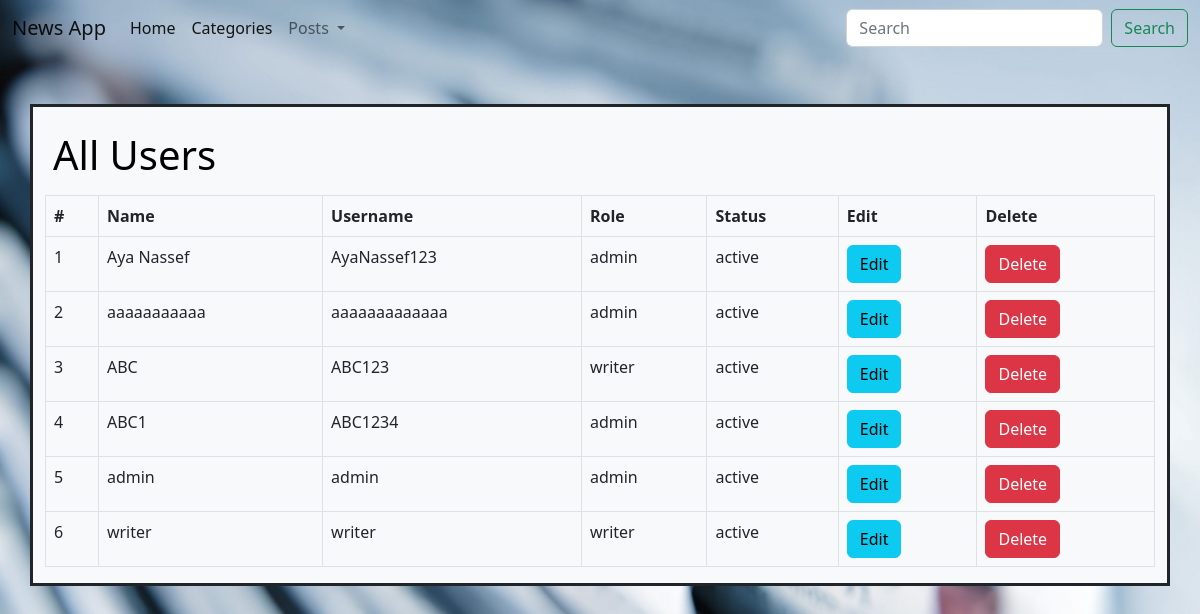
The app's page /Views/Dashboard/Users/Index.php, older data.
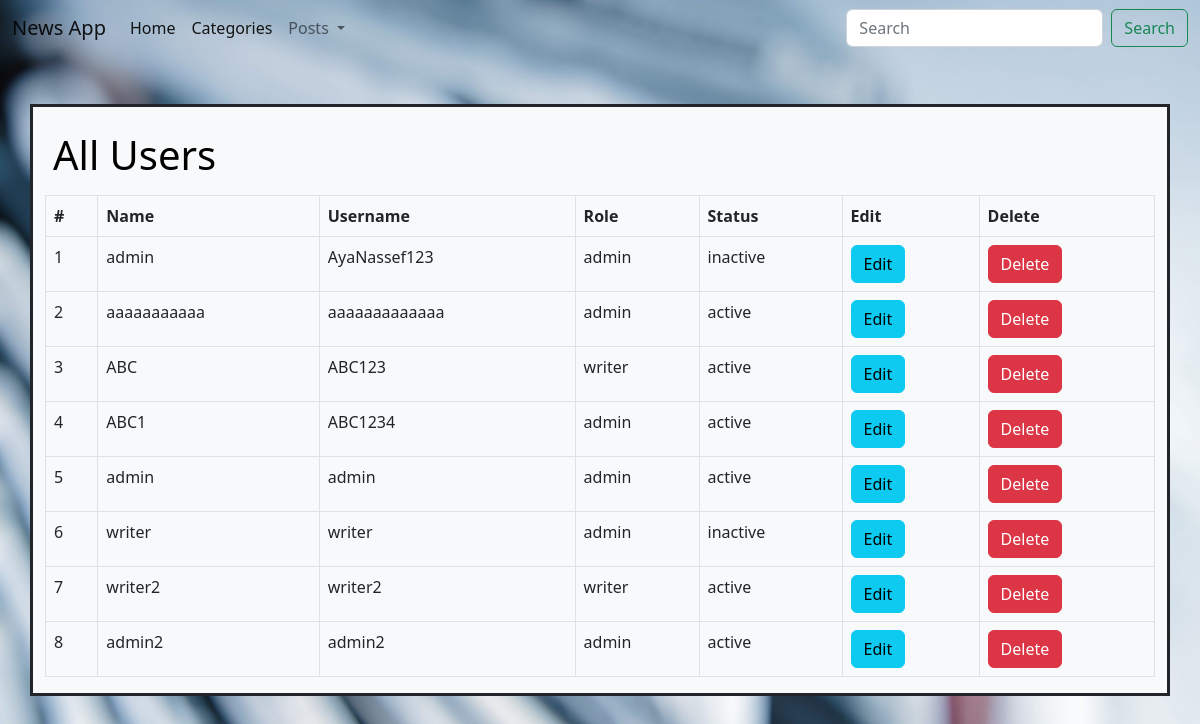
The same page, newer data.
### tables this page shows
CREATE TABLE `users` (
  `id` int(11) NOT NULL,
  `username` varchar(255) NOT NULL,
  `name` varchar(255) NOT NULL,
  `password` varchar(255) NOT NULL,
  `role` enum('admin','writer') NOT NULL DEFAULT 'writer',
  `status` enum('active','inactive') NOT NULL DEFAULT 'active'
);

### App/Sessions.php (called while the page is built, shortened)
<?php
function IsDefined($key)
{
    if (isset($_SESSION[$key])) {
        return true;
    } else {
        return false;
    }
}
?>

### App/Request.php (called while the page is built, shortened)
<?php
function getUser($key)
{
    if (IsDefined($key)) {
        $user = getSession($key);
        return $user;
    } else {
        return [];
    }
}

### App/DB.php (called while the page is built, shortened)
<?php
$servername = "localhost";
$username = "root";
$password = "";
$dpname = "news_app";
$conn = mysqli_connect($servername, $username, $password, $dpname);
function dbGet($table)
{
    global $conn;
    $sql = "SELECT * FROM `$table`";
    try {
        $result = mysqli_query($conn, $sql);
        $data = [];
        while ($row = mysqli_fetch_assoc($result)) {
            $data[] = $row;
        }
        return $data;
    } catch (mysqli_sql_exception $e) {
        die("insert error : " . $e->getMessage());
    }
}

### Views/Dashboard/Users/Index.php (the view, shortened to what this page needs)
<?php require_once MAIN_PATH . '/Views/Dashboard/Inc/Header.php';
?>
<div class="container">
    <div class="row">
        <div class="col-12 mx-auto bg-light my-5 border border-dark border-3">
            <h1 class=" p-2 mt-3"> All Users </h1>
            <div class="col-12">
                <table class="table table-bordered">
                    <thead>
                        <tr>
                            <th>#</th>
                            <th>Name</th>
                            <th>Username</th>
                            <th>Role</th>
                            <th>Status</th>
                            <th>Edit</th>
                            <th>Delete</th>
                        </tr>
                    </thead>
                    <tbody>
                        <?php $Users = dbGet('users');
                        $i = 1; ?>
                        <?php foreach ($Users as $User): ?>
                            <tr>
                                <td>
                                    <?php echo $i++; ?>
                                </td>
                                <td>
                                    <?php echo $User['name']; ?>
                                </td>
                                <td>
                                    <?php echo $User['username']; ?>
                                </td>
                                <td>
                                    <?php echo $User['role']; ?>
                                </td>
                                <td>
                                    <?php echo $User['status']; ?>
                                </td>
                                <td>
                                    <a href="<?php echo URL . "/Views/Dashboard/Users/Edit.php?id=" . $User['id']; ?>"
                                        class="btn btn-info">Edit</a>
                                </td>
                                <td>
                                    <a href="<?php echo URL . "/Controllers/Dash/User/Delete.php?id=" . $User['id']; ?>"
                                        class="btn btn-danger">Delete</a>
                                </td>
                            </tr>
                        <?php endforeach; ?>
                    </tbody>
                </table>
            </div>
        </div>
    </div>
</div>

### Views/Dashboard/Inc/Header.php (shortened to what this page needs)
<?php
$user = getUser('user');
?>
<!doctype html>
<html lang="en">
<head>
  <link href="https://cdn.jsdelivr.net/npm/bootstrap@5.2.2/dist/css/bootstrap.min.css" rel="stylesheet"
>
</head>
<nav class="navbar navbar-expand-lg bg-body-tertiary">
  <div class="container-fluid">
    <a class="navbar-brand" href="<?php echo URL . "/Views/Front/Home.php" ?>">News App </a>
    <div class="collapse navbar-collapse" id="navbarScroll">
      <ul class="navbar-nav me-auto my-2 my-lg-0 navbar-nav-scroll" style="--bs-scroll-height: 100px;">
        <li class="nav-item">
          <a class="nav-link active" aria-current="page"
            href="<?php echo URL . "/Views/Front/Home.php?id=0" ?>">Home</a>
        </li>
        <?php if ($user['role'] == 'admin'):
          ; ?>
          <li class="nav-item dropdown">
            <a class="nav-link dropdown-toggle" href="#" role="button" data-bs-toggle="dropdown" aria-expanded="false">
              Categories
              <?php $categories = dbGet('categories'); ?>
            </a>
            <ul class="dropdown-menu">
              <li><a class="dropdown-item" href="<?php echo URL . "/Views/Dashboard/Categories/Add.php" ?>">Add New</a>
              </li>
              <li><a class="dropdown-item" href="<?php echo URL . "/Views/Dashboard/Categories/Index.php" ?>">View All</a>
            </ul>
          <?php else: ?>
          <li class="nav-item">
            <a class="nav-link active" aria-current="page"
              href="<?php echo URL . "/Views/Dashboard/Categories/Index.php" ?>">Categories</a>
          </li>
        <?php endif; ?>
        <li class="nav-item dropdown">
          <?php
          if ($user['role'] == 'admin'):
            ; ?>
            <a class="nav-link dropdown-toggle" href="<?php echo URL . "/Views/Dashboard/Posts/Index.php" ?>"
              role="button" data-bs-toggle="dropdown" aria-expanded="false">
              Posts
            </a>
            <ul class="dropdown-menu">
              <li><a class="dropdown-item" href="<?php echo URL . "/Views/Dashboard/Posts/Add.php" ?>">Add Post</a></li>
              <li><a class="dropdown-item" href="<?php echo URL . "/Views/Dashboard/Posts/Index.php" ?>">View All</a></li>
            <?php else: ?>
              <a class="nav-link dropdown-toggle" href="<?php echo URL . "/Views/Dashboard/Posts/Index.php?id=0" ?>"
                role="button" data-bs-toggle="dropdown" aria-expanded="false">
                Posts
              </a>
              <?php endif; ?>
        </li>
      </ul>
      <form class="d-flex" role="search">
        <input class="form-control me-2" type="search" placeholder="Search" aria-label="Search">
        <button class="btn btn-outline-success" type="submit">Search</button>
      </form>
    </div>
  </div>
</nav>

Row changes from the older to the newer data that the page shows:
changed users "AyaNassef123": name "Aya Nassef" → "admin"; status "active" → "inactive"
changed users (number 6 of 8 on the later page): role "writer" → "admin"; status "active" → "inactive"
added users: name "writer2", username "writer2", role "writer", status "active"
added users: name "admin2", username "admin2", role "admin", status "active"
